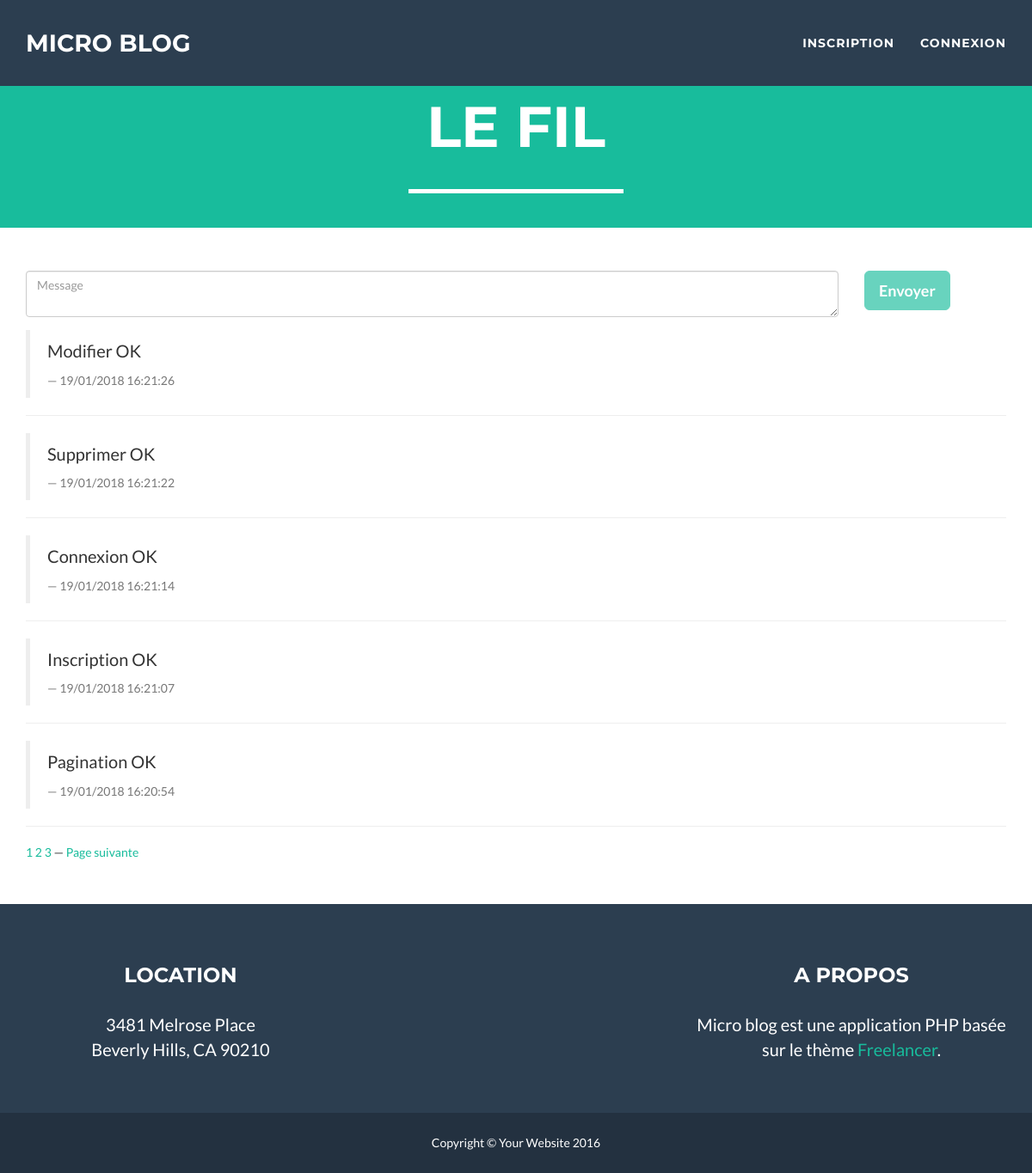
Screenshot of /micro_blog/index.php with the database file from the repository.
### tables this page shows
CREATE TABLE IF NOT EXISTS `messages` (
  `id` int(11) NOT NULL AUTO_INCREMENT,
  `contenu` varchar(255) NOT NULL,
  `date` int(11) NOT NULL,
  PRIMARY KEY (`id`)
);

### micro_blog/includes/verif_util.inc.php (called while the page is built)
<?php
	include("connexion.inc.php");
	if(isset($_COOKIE['sid'])) {
		$connect_util = true;
		$sql="SELECT email FROM utilisateurs WHERE sid=:sid";
		$stmt=$pdo->prepare($sql);
		$stmt->bindValue(':sid',$_COOKIE['sid']);
		$stmt->execute();
		$data=$stmt->fetch();
		$email_util = $data['email'];
	}
	else
		$connect_util = false;
?>

### micro_blog/index.php (the view, shortened to what this page needs)
<?php
	include('includes/haut.inc.php');
	include('includes/connexion.inc.php');
	include('includes/verif_util.inc.php');
?>
    <header>
        <div class="container">
            <div class="row">
                <div class="col-lg-12">
                    <div class="intro-text">
                        <span class="name">Le fil</span>
                        <hr class="star-light">
                    </div>
                </div>
            </div>
        </div>
    </header>
    <section>
        <div class="container">
            <div class="row">
                <form method="POST" action="article.php<?php if(isset($_GET['id'])) echo "?a=upd&id=".$_GET['id']; ?>">
                    <div class="col-sm-10">
                        <div class="form-group">
													<textarea id="message" name="message" class="form-control" placeholder="Message"></textarea>
                        </div>
                    </div>
                    <div class="col-sm-2">
                        <button type="submit" class="btn btn-success btn-lg" <?php if(!$connect_util) echo "disabled"; ?>>
													<?php if(isset($_GET['id'])) { ?>
													Modifier
													<?php } else { ?>
													Envoyer
													<?php } ?>
												</button>
                    </div>
                </form>
            </div>
            <div class="row">
                <div class="col-md-12">
									<?php
										$page = (!empty($_GET['page']) ? $_GET['page'] : 1);
										$limite = 5;
										$debut = ($page - 1) * $limite;
										$query = 'SELECT SQL_CALC_FOUND_ROWS * FROM messages ORDER BY date DESC LIMIT :limite OFFSET :debut';
										$query = $pdo->prepare($query);
										$query->bindValue('debut', $debut, PDO::PARAM_INT);
										$query->bindValue('limite', $limite, PDO::PARAM_INT);
										$query->execute();
										$resultFoundRows = $pdo->query('SELECT found_rows()');
										$nombredElementsTotal = $resultFoundRows->fetchColumn();
										$nombreDePages = ceil($nombredElementsTotal / $limite);
										while ($data = $query->fetch()) {
									?>
									<blockquote>
										<p><?= $data['contenu'] ?></p>
										<footer><?= date('d/m/Y H:i:s',$data['date']) ?></footer>
				                    </blockquote>
									<hr>
									<?php
										}
									?>
                </div>
            </div>
								?><a href="?page=<?php echo $page - 1; ?>">Page précédente</a> — <?php
						for ($i = 1; $i <= $nombreDePages; $i++):
								?><a href="?page=<?php echo $i; ?>"><?php echo $i; ?></a> <?php
						endfor;
						if ($page < $nombreDePages):
								?>— <a href="?page=<?php echo $page + 1; ?>">Page suivante</a><?php
						endif;
						?>
        </div>
    </section>
<?php
	include('includes/bas.inc.php');
?>

### micro_blog/includes/haut.inc.php (shortened to what this page needs)
<?php
	include("verif_util.inc.php");
?>
<!DOCTYPE html>
<html lang="fr">
<head>
    <link href="vendor/bootstrap/css/bootstrap.min.css" rel="stylesheet">
    <link href="css/freelancer.css" rel="stylesheet">
    <link href="vendor/font-awesome/css/font-awesome.min.css" rel="stylesheet" type="text/css">
</head>
<body id="page-top" class="index">
    <nav id="mainNav" class="navbar navbar-default navbar-fixed-top navbar-custom">
        <div class="container">
            <div class="navbar-header page-scroll">
                <a class="navbar-brand" href="./index.php">Micro Blog</a>
            </div>
            <div class="collapse navbar-collapse" id="bs-example-navbar-collapse-1">
                <ul class="nav navbar-nav navbar-right">
                    <li class="page-scroll">
						<?php
							if($connect_util) {
						?>
						<a href="./deconnexion.php">Bienvenue <?= $email_util ?>&nbsp;&nbsp;&nbsp;|&nbsp;&nbsp;&nbsp;Déconnexion</a>
						<?php
							}
							else {
						?>
						<a href="./inscription.php" style="display:inline; float:left;">Inscription</a>
						<a href="./connexion.php" style="display:inline; float:right;">Connexion</a>
						<?php
							}
						?>
					</li>
                </ul>
            </div>
        </div>
    </nav>

### micro_blog/includes/bas.inc.php (shortened to what this page needs)
    <footer class="text-center">
        <div class="footer-above">
            <div class="container">
                <div class="row">
                    <div class="footer-col col-md-4">
                        <h3>Location</h3>
                        <p>3481 Melrose Place
                            <br>Beverly Hills, CA 90210</p>
                    </div>
                    <div class="footer-col col-md-4">
                    </div>
                    <div class="footer-col col-md-4">
                        <h3>A propos</h3>
                        <p>Micro blog est une application PHP basée sur le thème <a href="https://startbootstrap.com/template-overviews/freelancer/">Freelancer</a>.</p>
                    </div>
                </div>
            </div>
        </div>
        <div class="footer-below">
            <div class="container">
                <div class="row">
                    <div class="col-lg-12">
                        Copyright &copy; Your Website 2016
                    </div>
                </div>
            </div>
        </div>
    </footer>
</body>
</html>

### micro_blog/css/freelancer.css (style rules this page uses)
body { font-family: 'Lato', 'Helvetica Neue', Helvetica, Arial, sans-serif; overflow-x: hidden; }
p { font-size: 20px; }
a, a:hover, a:focus, a:active, a.active { color: #18BC9C; outline: none; }
h1, h2, h3, h4, h5, h6 { font-family: "Montserrat", "Helvetica Neue", Helvetica, Arial, sans-serif; text-transform: uppercase; font-weight: 700; }
hr.star-light, hr.star-primary { padding: 0; border: none; border-top: solid 5px; text-align: center; max-width: 250px; margin: 25px auto 30px; }
hr.star-light:after, hr.star-primary:after { content: "\f005"; font-family: FontAwesome; display: inline-block; position: relative; top: -0.8em; font-size: 2em; padding: 0 0.25em; }
hr.star-light { border-color: white; }
hr.star-light:after { background-color: #18BC9C; color: white; }
header { text-align: center; background: #18BC9C; color: white; }
header .container { padding-top: 100px; padding-bottom: 10px; }
header .intro-text .name { display: block; font-family: "Montserrat", "Helvetica Neue", Helvetica, Arial, sans-serif; text-transform: uppercase; font-weight: 700; font-size: 2em; }
@media (min-width: 768px) { header .intro-text .name { font-size: 4.75em; } }
.navbar-custom { background: #2C3E50; font-family: "Montserrat", "Helvetica Neue", Helvetica, Arial, sans-serif; text-transform: uppercase; font-weight: 700; border: none; }
.navbar-custom .navbar-brand { color: white; }
.navbar-custom .navbar-nav { letter-spacing: 1px; }
.navbar-custom .navbar-nav li a { color: white; }
@media (min-width: 768px) { .navbar-custom { padding: 25px 0; -webkit-transition: padding 0.3s; -moz-transition: padding 0.3s; transition: padding 0.3s; } }
@media (min-width: 768px) { .navbar-custom .navbar-brand { font-size: 2em; -webkit-transition: all 0.3s; -moz-transition: all 0.3s; transition: all 0.3s; } }
section { padding: 50px 0; }
footer { color: white; }
footer h3 { margin-bottom: 30px; }
footer .footer-above { padding-top: 50px; background-color: #2C3E50; }
footer .footer-col { margin-bottom: 50px; }
footer .footer-below { padding: 25px 0; background-color: #233140; }
.btn-success { color: white; background-color: #18BC9C; border-color: #18BC9C; font-weight: 700; }
.btn-success.disabled, .btn-success[disabled], fieldset[disabled] .btn-success, .btn-success.disabled:hover, .btn-success[disabled]:hover, fieldset[disabled] .btn-success:hover, .btn-success.disabled:focus, .btn-success[disabled]:focus, fieldset[disabled] .btn-success:focus, .btn-success.disabled:active, .btn-success[disabled]:active, fieldset[disabled] .btn-success:active, .btn-success.disabled.active, .btn-success[disabled].active, fieldset[disabled] .btn-success.active { background-color: #18BC9C; border-color: #18BC9C; }

### rows the page displays
messages: contenu "Modifier OK", date "19/01/2018 16:21:26"
messages: contenu "Supprimer OK", date "19/01/2018 16:21:22"
messages: contenu "Connexion OK", date "19/01/2018 16:21:14"
messages: contenu "Inscription OK", date "19/01/2018 16:21:07"
messages: contenu "Pagination OK", date "19/01/2018 16:20:54"
